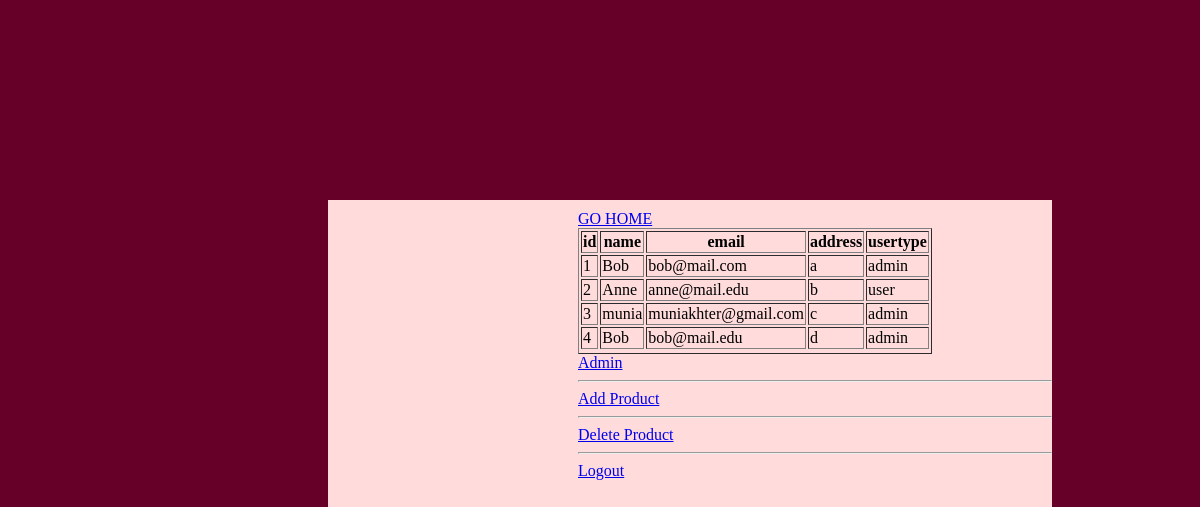
Screenshot of /viewuser.php with the database file from the repository.
### tables this page shows
CREATE TABLE IF NOT EXISTS `users` (
  `name` varchar(110) NOT NULL,
  `id` int(5) NOT NULL AUTO_INCREMENT,
  `password` varchar(50) NOT NULL,
  `email` varchar(110) NOT NULL,
  `add` varchar(100) NOT NULL,
  `usertype` varchar(110) NOT NULL,
  PRIMARY KEY (`id`)
);

### viewuser.php (the view, shortened to what this page needs)
<link rel="stylesheet" type="text/css" href="css/reg.css">
<div class="log">
<?php
	include 'connection.php';
$sql = "SELECT * FROM users";
if($result = mysqli_query($conn, $sql)){
    if(mysqli_num_rows($result) > 0){
        echo "<table border='1'>";
            echo "<tr>";
                echo "<th>id</th>";
                echo "<th>name</th>";
                echo "<th>email</th>";
				echo "<th>address</th>";
                echo "<th>usertype</th>";
            echo "</tr>";
        while($row = mysqli_fetch_array($result)){
            echo "<tr>";
                echo "<td>" . $row['id'] . "</td>";
                echo "<td>" . $row['name'] . "</td>";
                echo "<td>" . $row['email'] . "</td>";
				echo "<td>" . $row['add'] . "</td>";
                echo "<td>" . $row['usertype'] . "</td>";
				echo "</tr>";
        }
		echo '<tr><a href="home.php">GO HOME</a> </tr>';
        echo "</table>";
    } else{
        echo "No records matching your query were found.";
    }
} else{
    echo "ERROR: Could not able to execute $sql. " . mysqli_error($conn);
}
?>
<a href="admin.php">Admin </a><br><hr>
<a href="add_product.php">Add Product</a><br><hr>
<a href="del_product.php">Delete Product</a><br><hr>
        <a href="Logout.php">Logout</a><br>
</div>

### css/reg.css (style rules this page uses)
.log { margin-top:200px; margin-left:320px; background-color: #ffdbdb; width:40%; height:290%; padding-left:250px; padding-top:10px; }

### rows the page displays
users: id "1", name "Bob", email "bob@mail.com", add "a", usertype "admin"
users: id "2", name "Anne", email "anne@mail.edu", add "b", usertype "user"
users: id "3", name "munia", email "muniakhter@gmail.com", add "c", usertype "admin"
users: id "4", name "Bob", email "bob@mail.edu", add "d", usertype "admin"
